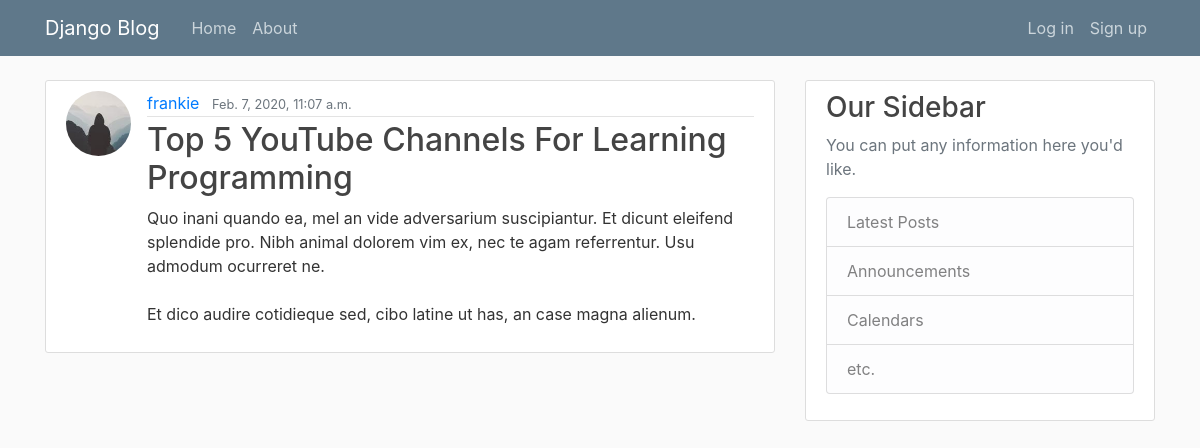
Screenshot of /posts/23/ with the database file from the repository.
### posts/models.py (models this page shows, shortened)
class Post(models.Model):
    title = models.CharField(max_length=100)
    content = models.TextField()
    date_posted = models.DateTimeField(default=timezone.now)
    author = models.ForeignKey(User, on_delete=models.CASCADE)

### users/models.py (models this page shows, shortened)
class Profile(models.Model):
    user = models.OneToOneField(User, on_delete=models.CASCADE)
    thumbnail = models.ImageField(default='default.jpg', upload_to='thumbnails')

### posts/views.py (the view)
# urls.py: path('<int:pk>/', PostDetailView.as_view(extra_context={ 'title': 'Post detail' }), name='detail'),
class PostDetailView(DetailView):
    model = Post
    def get_context_data(self, **kwargs):
        post = get_object_or_404(Post, id=self.kwargs.get('pk'))
        context = super().get_context_data(**kwargs)
        context['title'] = f'{ post.title }'
        return context

### posts/templates/posts/post_detail.html (shortened to what this page needs)
{% extends 'layout.html' %}
{% load tz %}
{% block content %}
    <article class="media content-section">
        <img src="{{ object.author.profile.thumbnail.url }}" alt="Thumbnail" class="rounded-circle article-img">
        <div class="media-body">
            <div class="article-metadata">
                <a class="mr-2" href="{% url 'posts:user-posts' object.author.username %}">{{ object.author.username }}</a>
                <small class="text-muted">{{ object.date_posted|localtime }}</small>
            </div>
            <h2 class="article-title">{{ object.title }}</h2>
            <p class="article-content">{{ object.content }}</p>
        </div>
    </article>
{% endblock %}

### assets/styles.css (style rules this page uses)
body { background: #fafafa; color: #333333; margin-top: 5rem; }
h1, h2, h3, h4, h5, h6 { color: #444444; }
.content-section { background: #ffffff; padding: 10px 20px; border: 1px solid #dddddd; border-radius: 3px; margin-bottom: 20px; }
.article-title { color: #444444; }
.article-content { white-space: pre-line; }
.article-img { height: 65px; width: 65px; margin-right: 16px; }
.article-metadata { padding-bottom: 1px; margin-bottom: 4px; border-bottom: 1px solid #e3e3e3 }

### rows the page displays
Post: author.profile.thumbnail (placeholder picture), author.username "frankie", date_posted "Feb. 7, 2020, 11:07 a.m.", title "Top 5 YouTube Channels For Learning Programming", content "Quo inani quando ea, mel an vide adversarium suscipiantur. Et dicunt eleifend splendide pro. Nibh animal dolorem vim ex, nec te agam referrentur. Usu admodum ocurreret ne. Et dico audire cotidieque sed, cibo latine ut has, an case magna alienum."
